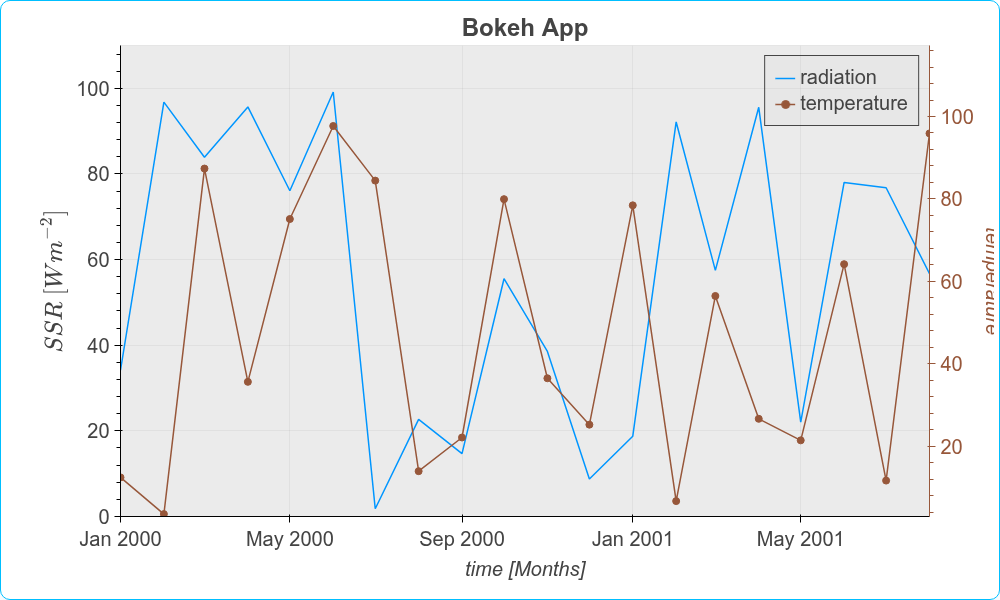

Generate this figure with Python:
from bokeh_rocks import jk9, hovfun, add_extras, save_plot, cusj,apply_theme
import pandas as pd
import numpy as np
from bokeh.plotting import figure, show
from bokeh.models import ColumnDataSource, HoverTool, LinearAxis, Range1d
palette= ['#0096FF','#FF3131','#FFAC1C','#00ff44','#ea51ea','#1F51FF','#FFEA00','#97573a','#00FFFF','#ff9cff','#008000','#A42A04','#D2B48C','#878787',]

x = pd.date_range('2000-01-01', periods=20, freq='MS')
xx = np.arange(20)
y = np.random.rand(20)*100
y2 = np.random.rand(20)*100
df = pd.DataFrame({'radiation': y, 'temperature': y2, 'x': x, 'hidden': y});df
sca=0
# the source
source = ColumnDataSource(df)
# the figure
p = figure(title=r"Bokeh App",x_axis_label=r"time [Months]",y_axis_label=r"$$SSR~[Wm^{-2}]$$",x_axis_type='datetime', x_range=(pd.Timestamp('2000-01-01'), pd.Timestamp('2001-08-01')),y_range=(0, 110),width=1000, **jk9)
# --- color palette (general, reusable) ---
columns = ['radiation']
hover_colors = dict(zip(columns, palette))
renderers = []
for col, color in hover_colors.items():
    if sca == 0 :
        l = p.line('x', col, source=source, color=color,line_width=1.5, legend_label=col)
        renderers.extend([l])
    else:
        s = p.scatter('x', col, source=source, size=7, color=color, legend_label=col,hover_line_width=10,);s.nonselection_glyph = None
        l = p.line('x', col, source=source, color=color,line_width=1.5, legend_label=col)
        renderers.extend([s])

tltl = hovfun("""
<i>Temperature:</i> <b>@temperature</b> <br> <i>radiation:</i> <b>@radiation</b><br> <i>time:</i> <b>@x{%Y-%m}</b>
""")
secy = ["temperature"]
secco = '#97573a'
p.extra_y_ranges = {secy[0]: Range1d(start=df.temperature.min()/1.2, end=df.temperature.max()*1.2)}
right_y_axis = LinearAxis(y_range_name=secy[0], axis_label=secy[0], axis_label_text_color=secco, axis_line_color=secco, major_label_text_color=secco,major_tick_line_color=secco, minor_tick_line_color=secco)
p.add_layout(right_y_axis, 'right')
r3 = p.scatter('x',secy[0],source = source,size=7,legend_label=secy[0], color = secco, hover_line_width=10,y_range_name=secy[0])
p.line('x',secy[0],source = source,  line_color=secco,line_width=1.5, legend_label=secy[0], y_range_name=secy[0])
renderers.extend([r3])


p.add_tools(HoverTool(tooltips=tltl, formatters={"@x": "datetime","@hidden": cusj()},mode="vline", point_policy='none', line_policy="none", attachment="below",show_arrow=False, renderers = renderers))  
apply_theme(p,'light');add_extras(p,cross=1); show(p);fname = "output/line_02"; save_plot(p,fname)
